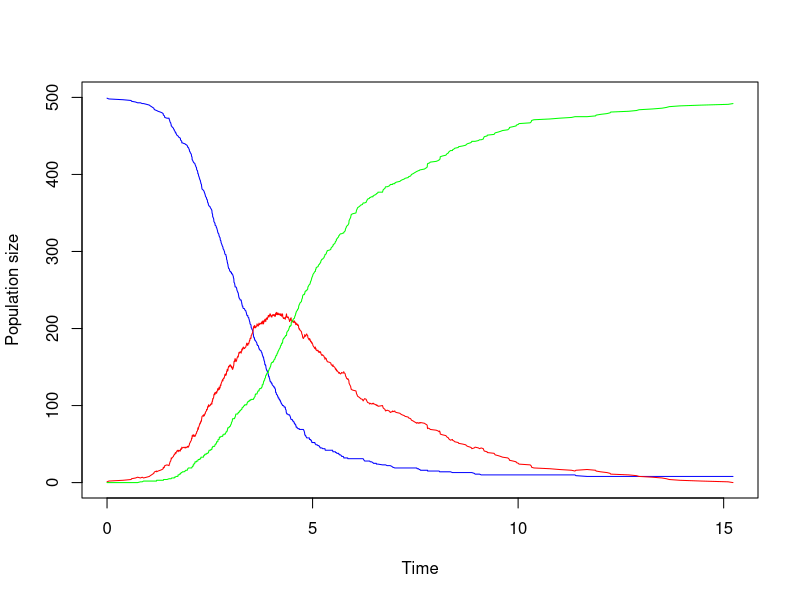

This chart was generated by the following R code:
# BGC Project

# Modelling an influenza vaccination intervention using 
# different modelling strategies

# General stoschastic epidemic
# Paramaters
n<-500 # Population
m<-1 # Initially infected
lambda <- 2 # Lambda of Poisson process (no of contacts)
gamma <- 2 # Gamma of Exp model of infection time

# Create data
sim.data<-data.frame(inf=rep(0,n),
                     rec=rep(0,n),
                     inf.t=rep(NA,n),
                     inf.length=rep(NA,n),
                     contacts=rep(NA,n))

# Adding index case(s)
index.no<-sample(x=1:n,size=m)
sim.data[index.no,]<-matrix(data=rep(c(1,0,0,NA,NA),m),nrow=m,byrow=T)

# Simulation
while(sum(sim.data$inf)>sum(sim.data$rec)){
  # Identifies the next infectious person
  inf.no<-which(sim.data$inf.t==min(sim.data$inf.t[sim.data$inf==1 & sim.data$rec==0],na.rm=T))
  
  # Simulates infection time and no of contacts
  sim.data[inf.no,4]<-rexp(length(inf.no),rate=1/gamma)
  sim.data[inf.no,5]<-rpois(length(inf.no),lambda*sim.data[inf.no,4])
  
  # Categorizing the infectious persons as "recovered"
  sim.data[inf.no,2]<-1
  
  # Randomizing new infectious persons
  for(j in 1:length(inf.no)){
    if(sim.data[inf.no[j],5]>0){
      new.inf<-ceiling(n*runif(sim.data[inf.no[j],5]))
      new.inf<-new.inf[sim.data[new.inf,2]==0] # Only selecting "new" infections
      
      # Simulating infection times for newly infected
      if(length(new.inf)>0){
        sim.data[new.inf,1]<-1
        inf.t<-runif(length(new.inf),
                   min=sim.data[inf.no[j],3],
                   max=sim.data[inf.no[j],3]+sim.data[inf.no[j],4])
        sim.data[new.inf,3]<-pmin(sim.data[new.inf,3],inf.t,na.rm=T)
      }
    }  
  }
}

# Calculates the recovery time
sim.data$rec.t<-sim.data$inf.t+sim.data$inf.length

# Summarizing the data based on time at rec and inf
inf.df<-as.data.frame(aggregate(sim.data$inf.t,by=list(sim.data$inf.t),FUN=length))
names(inf.df)<-c("time","new.inf")

rec.df<-as.data.frame(aggregate(sim.data$rec.t,by=list(sim.data$rec.t),FUN=length))
names(rec.df)<-c("time","new.rec")

sim.data.aggr<-merge(x=inf.df,y=rec.df,by="time",all=T)
sim.data.aggr[is.na(sim.data.aggr)]<-0

# Calculating S(t), I(t) and R(t)
sim.data.aggr$S<-n-cumsum(sim.data.aggr$new.inf)
sim.data.aggr$R<-cumsum(sim.data.aggr$new.rec)
sim.data.aggr$I<-cumsum(sim.data.aggr$new.inf)-sim.data.aggr$R

# Plot the results
plot(sim.data.aggr$time,sim.data.aggr$S,type="l",col="Blue",ylim=c(0,n),ylab="Population size",xlab="Time")
lines(x=sim.data.aggr$time,sim.data.aggr$I,col="Red")
lines(x=sim.data.aggr$time,sim.data.aggr$R, col="Green")


